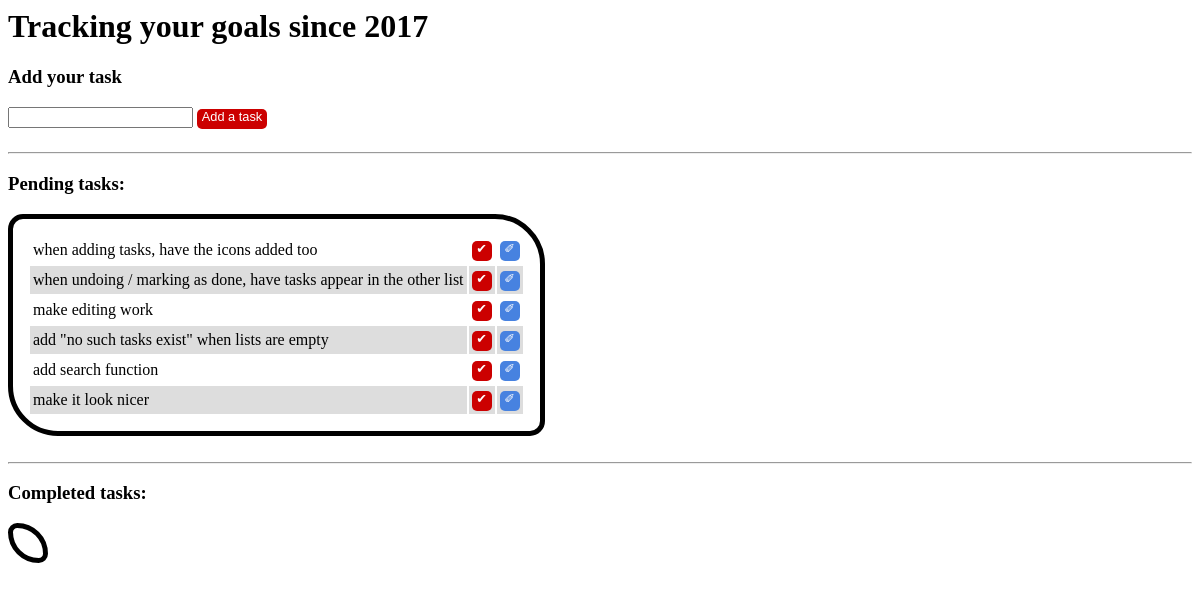
The page /jquerytodolist/ on the database as committed earlier.
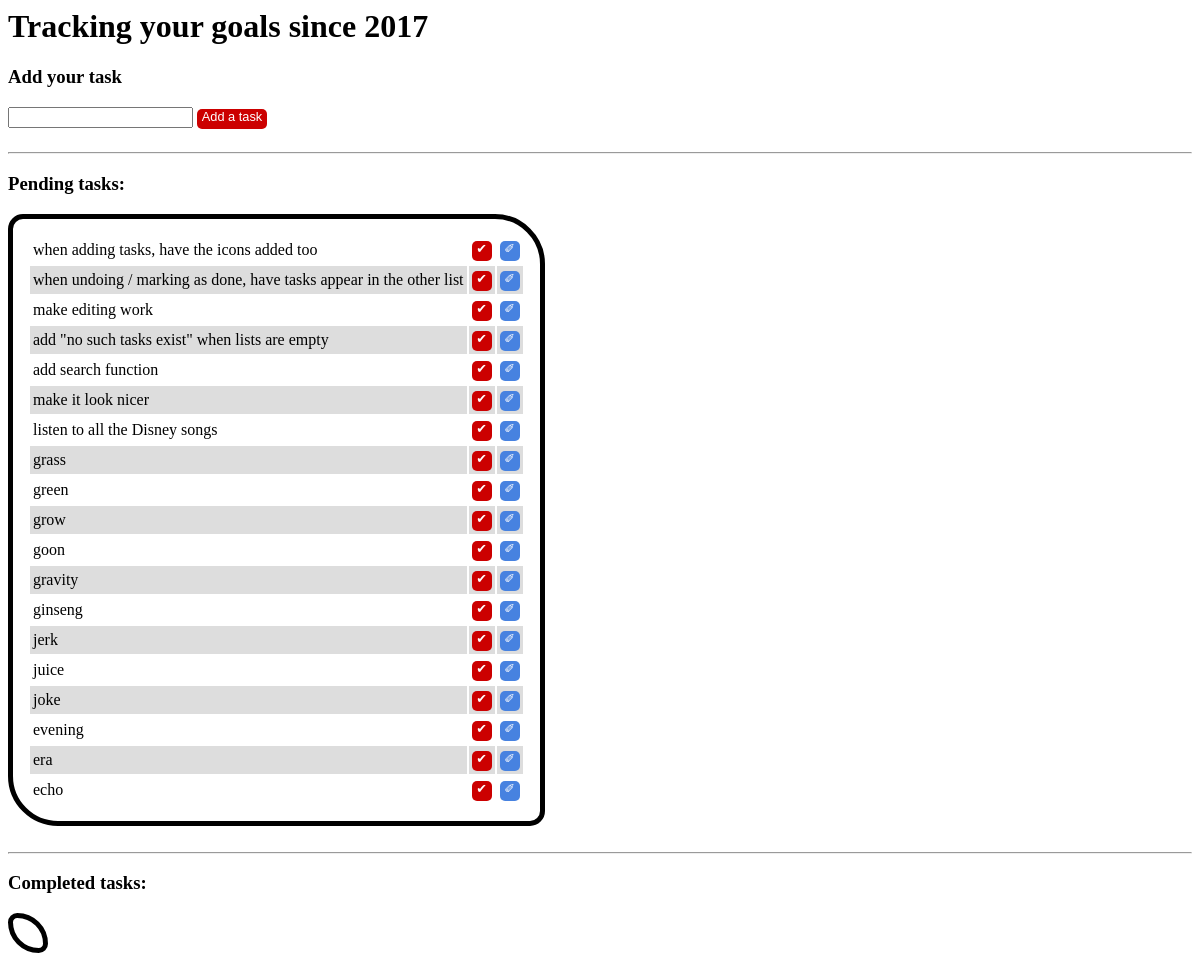
The same page on the database as committed later.
### jquerytodolist/models.py (models this page shows, shortened)
class Task(models.Model):
    LOW = 'LO'
    STANDARD = 'ST'
    HIGH = 'HI'
    IMPORTANCE_OF_TASK = (
        (LOW, 'low'),
        (STANDARD, 'standard'),
        (HIGH, 'high'),
    )
    task_text = models.CharField(max_length=200)
    task_importance = models.CharField(max_length=10, choices=IMPORTANCE_OF_TASK, default=STANDARD)
    creation_date = models.DateField('date added')
    completed=models.BooleanField(default=False)

### jquerytodolist/views.py (the view, shortened to what this page needs)
def index(request):
    todo_list = Task.objects.all()
    waiting_todos = todo_list.filter(completed=False)
    tasks_done = todo_list.filter(completed=True)
    past_search_term = ""
    task_to_be_edited_text = ""
    lastIDinDatabase = ""
    context = {
        'waiting_todos': waiting_todos.order_by("id"),
        'tasks_done': tasks_done.order_by("id"),
    }
    return render(request, 'jquerytodolist/index.html', context)

### jquerytodolist/templates/jquerytodolist/index.html (shortened to what this page needs)
{% load static %}
<head>
	<link rel="stylesheet" type="text/css" href="{% static 'jquerytodolist/style.css' %}" />
</head>
<body>
	<h1 id='h1'>Tracking your goals since 2017</h1>
	<h3>Add your task</h3>
	<form name="todosinput">
		<input id="addTaskBox" type="text" name="taskText" />
	</form>
	<div id="addTask">Add a task</div>
	<br />
	<hr />
	<h3>Pending tasks:</h3>
	<table class="todos">
		{% for task in waiting_todos %}
		<tr id=task{{task.id}}>
			<td> {{task.task_text}} </td>
			<td>
				<div class=completeTask  name=complete_task_{{task.id}}>&#10004;</div>
			</td>
			<td>
				<div class=editTask
				 name=edit_task_{{task.id}}>&#10000;</div>
			</td>
		</tr> {% endfor %}
	</table>
	<br />
	<hr />
	<h3>Completed tasks:</h3>
	<table class="completedtodos">
	</table>
</body>

Rows that differ between the two databases and show on the page:
added Task: task_text "listen to all the Disney songs"
added Task: task_text "grass"
added Task: task_text "green"
added Task: task_text "grow"
added Task: task_text "goon"
added Task: task_text "gravity"
added Task: task_text "ginseng"
added Task: task_text "jerk"
added Task: task_text "juice"
added Task: task_text "joke"
added Task: task_text "evening"
added Task: task_text "era"
added Task: task_text "echo"
